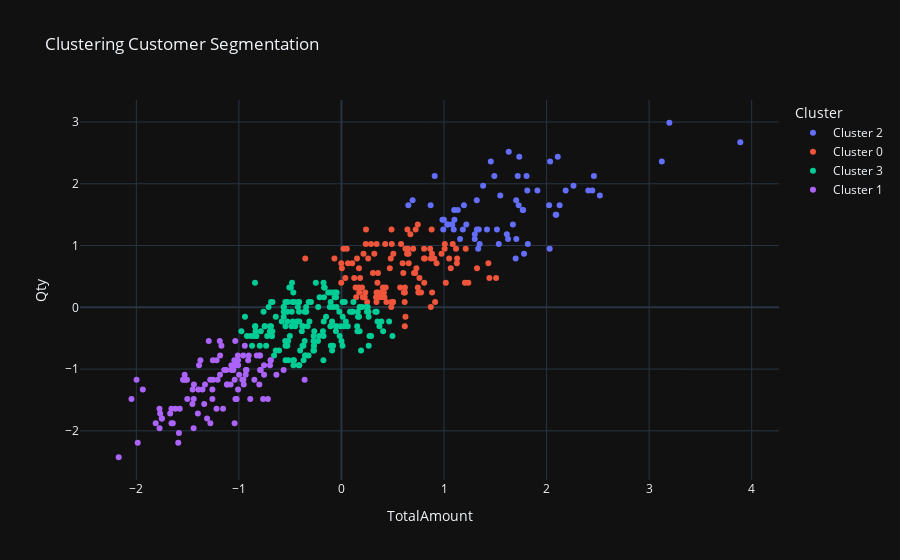

Write notebook code for a chart like this one.
### Code cell
fig = px.scatter(pycaret_prediction, x='TotalAmount', y='Qty', color='Cluster', title='Clustering Customer Segmentation', template='plotly_dark')
fig.show()
